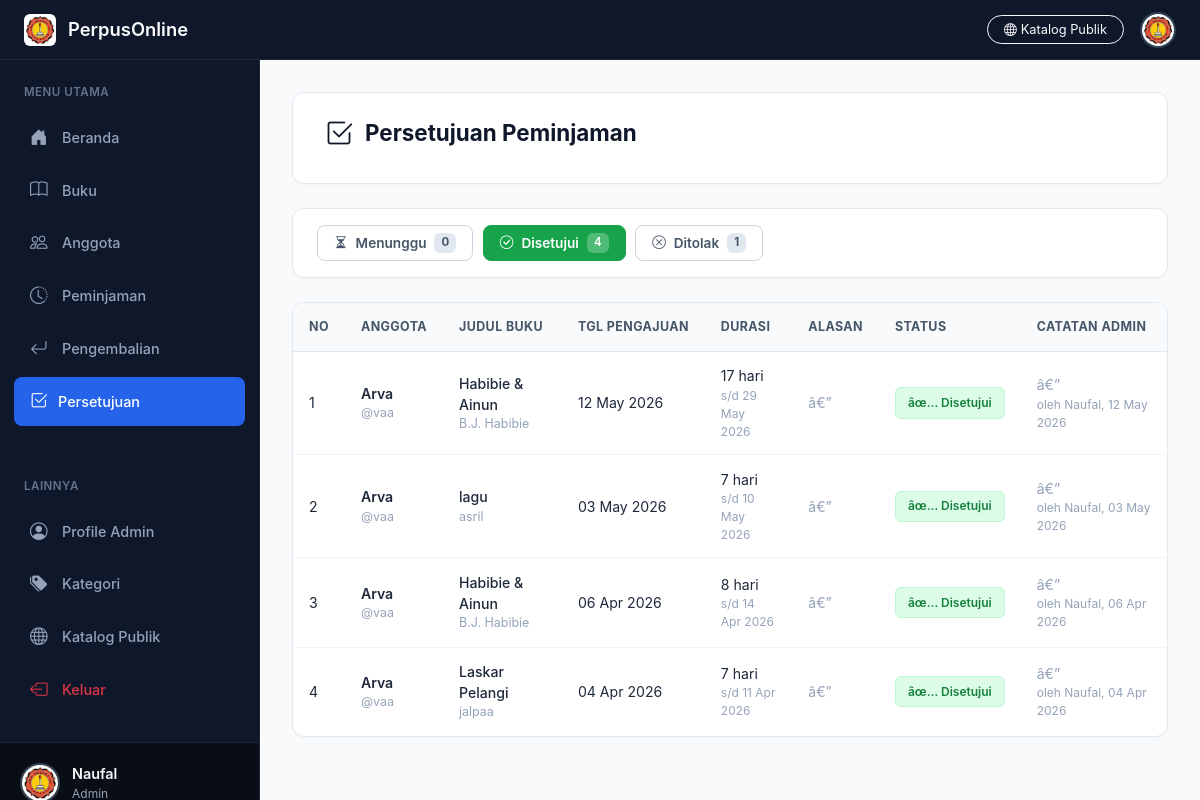
Screenshot of /persetujuan_admin.php?tab=disetujui (signed in) with the database file from the repository.
### tables this page shows
CREATE TABLE `persetujuan` (
  `id_permintaan` int NOT NULL AUTO_INCREMENT,
  `id_user` int NOT NULL,
  `id_buku` int NOT NULL,
  `tanggal_pengajuan` date NOT NULL,
  `durasi_hari` int NOT NULL DEFAULT '7',
  `alasan` text,
  `status` enum('menunggu','disetujui','ditolak') NOT NULL DEFAULT 'menunggu',
  `catatan_admin` text,
  `id_admin` int DEFAULT NULL COMMENT 'Admin yang memproses',
  `tanggal_diproses` datetime DEFAULT NULL,
  `id_peminjaman` int DEFAULT NULL COMMENT 'Diisi setelah disetujui & peminjaman dibuat',
  PRIMARY KEY (`id_permintaan`),
  KEY `id_user` (`id_user`),
  KEY `id_buku` (`id_buku`)
);

CREATE TABLE `user` (
  `id_user` int NOT NULL AUTO_INCREMENT,
  `nama` varchar(255) NOT NULL,
  `nis` varchar(20) DEFAULT NULL,
  `username` varchar(255) NOT NULL,
  `password` varchar(255) NOT NULL,
  `email` varchar(255) NOT NULL,
  `alamat` varchar(255) NOT NULL,
  `no_hp` int NOT NULL,
  `level` enum('admin','anggota') NOT NULL,
  `foto_profil` varchar(255) DEFAULT NULL,
  PRIMARY KEY (`id_user`)
);

CREATE TABLE `buku` (
  `id_buku` int NOT NULL AUTO_INCREMENT,
  `id_kategori` int NOT NULL,
  `judul_buku` varchar(200) NOT NULL,
  `penulis` varchar(255) NOT NULL,
  `tahun_terbit` varchar(255) NOT NULL,
  `deskripsi` text NOT NULL,
  `cover` varchar(255) DEFAULT NULL,
  `isbn` int NOT NULL,
  `stok` int NOT NULL DEFAULT '1',
  `stok_total` int NOT NULL DEFAULT '1',
  `stok_tersedia` int NOT NULL DEFAULT '1',
  `lokasi_rak` varchar(100) DEFAULT 'Rak A-1',
  PRIMARY KEY (`id_buku`),
  UNIQUE KEY `unique_isbn` (`isbn`),
  KEY `id_kategori` (`id_kategori`),
  CONSTRAINT `buku_ibfk_1` FOREIGN KEY (`id_kategori`) REFERENCES `kategori` (`id_kategori`)
);

### persetujuan_admin.php (the view, shortened to what this page needs)
<?php
$conn = new mysqli("localhost", "root", "", "perpustakaan");
$tab = $_GET['tab'] ?? 'menunggu';
$tab = in_array($tab, ['menunggu','disetujui','ditolak']) ? $tab : 'menunggu';
$result = $conn->query("
    SELECT p.*, u.nama AS nama_anggota, u.username,
           b.judul_buku, b.penulis, b.stok,
           a.nama AS nama_admin
    FROM persetujuan p
    JOIN user u ON p.id_user = u.id_user
    JOIN buku b ON p.id_buku = b.id_buku
    LEFT JOIN user a ON p.id_admin = a.id_user
    WHERE p.status = '$tab'
    ORDER BY p.tanggal_pengajuan DESC
");
$cnt_menunggu  = $conn->query("SELECT COUNT(*) AS c FROM persetujuan WHERE status='menunggu'")->fetch_assoc()['c'];
$cnt_disetujui = $conn->query("SELECT COUNT(*) AS c FROM persetujuan WHERE status='disetujui'")->fetch_assoc()['c'];
$cnt_ditolak   = $conn->query("SELECT COUNT(*) AS c FROM persetujuan WHERE status='ditolak'")->fetch_assoc()['c'];
?>
<!DOCTYPE html>
<html lang="id">
<head>
<link href="https://cdn.jsdelivr.net/npm/bootstrap@5.3.2/dist/css/bootstrap.min.css" rel="stylesheet">
<link rel="stylesheet" href="https://cdn.jsdelivr.net/npm/bootstrap-icons@1.11.1/font/bootstrap-icons.css">
<link rel="stylesheet" href="katalog_styles.css">
</head>
<body>
<header class="main-header">
    <a href="beranda.php" class="brand">
        <img src="logo 40.jpeg" alt="Logo">
        <span>PerpusOnline</span>
    </a>
    <div class="search-box">
        <a href="index.php" class="btn btn-outline-light btn-sm rounded-pill px-3 d-none d-sm-inline-flex" style="font-size:0.8rem;">
            <i class="bi bi-globe me-1"></i>Katalog Publik
        </a>
        <img src="logo 40.jpeg" alt="User" class="user-avatar" data-bs-toggle="dropdown">
    </div>
</header>
<div class="layout-wrapper">
<aside class="sidebar" id="sidebar">
    <div class="sidebar-section">
        <div class="sidebar-title">Menu Utama</div>
        <div class="nav-item"><a href="beranda.php" class="nav-link"><i class="bi bi-house-door-fill"></i><span>Beranda</span></a></div>
        <div class="nav-item"><a href="buku.php" class="nav-link"><i class="bi bi-book"></i><span>Buku</span></a></div>
        <div class="nav-item"><a href="anggota.php" class="nav-link"><i class="bi bi-people"></i><span>Anggota</span></a></div>
        <div class="nav-item"><a href="peminjaman.php" class="nav-link"><i class="bi bi-clock-history"></i><span>Peminjaman</span></a></div>
        <div class="nav-item"><a href="pengembalian.php" class="nav-link"><i class="bi bi-arrow-return-left"></i><span>Pengembalian</span></a></div>
        <div class="nav-item">
            <a href="persetujuan_admin.php" class="nav-link active d-flex align-items-center justify-content-between">
                <div class="d-flex align-items-center gap-2">
                    <i class="bi bi-check2-square"></i><span>Persetujuan</span>
                </div>
            </a>
        </div>
    </div>
    <div class="sidebar-section">
        <div class="sidebar-title">Lainnya</div>
        <div class="nav-item"><a href="profile_admin.php" class="nav-link"><i class="bi bi-person-circle"></i><span>Profile Admin</span></a></div>
        <div class="nav-item"><a href="tambah_kategori.php" class="nav-link"><i class="bi bi-tags-fill"></i><span>Kategori</span></a></div>
        <div class="nav-item"><a href="index.php" class="nav-link"><i class="bi bi-globe"></i><span>Katalog Publik</span></a></div>
        <div class="nav-item"><a href="logout.php" class="nav-link text-danger"><i class="bi bi-box-arrow-left"></i><span>Keluar</span></a></div>
    </div>
    <div class="sidebar-user">
        <img src="logo 40.jpeg" alt="User">
        <div class="sidebar-user-info">
            <div class="sidebar-user-name"><?= htmlspecialchars($_SESSION['nama']) ?></div>
            <div class="sidebar-user-role"><?= htmlspecialchars($_SESSION['level']) ?></div>
        </div>
    </div>
</aside>
<main class="main-content">
<div class="page-header">
    <h1 class="page-title">
        <i class="bi bi-check2-square" style="font-size:1.75rem;"></i> Persetujuan Peminjaman
    </h1>
</div>
<div class="tab-bar">
    <a href="?tab=menunggu"  class="tab-btn <?= $tab=='menunggu'  ? 'active-orange' : '' ?>">
        <i class="bi bi-hourglass-split"></i> Menunggu
        <span class="<?= $tab=='menunggu'  ? 'cnt' : 'cnt-default' ?>"><?= $cnt_menunggu ?></span>
    </a>
    <a href="?tab=disetujui" class="tab-btn <?= $tab=='disetujui' ? 'active-green'  : '' ?>">
        <i class="bi bi-check-circle"></i> Disetujui
        <span class="<?= $tab=='disetujui' ? 'cnt' : 'cnt-default' ?>"><?= $cnt_disetujui ?></span>
    </a>
    <a href="?tab=ditolak"   class="tab-btn <?= $tab=='ditolak'   ? 'active-red'    : '' ?>">
        <i class="bi bi-x-circle"></i> Ditolak
        <span class="<?= $tab=='ditolak'   ? 'cnt' : 'cnt-default' ?>"><?= $cnt_ditolak ?></span>
    </a>
</div>
<div class="table-card">
    <div class="table-responsive">
        <table>
            <thead>
                <tr>
                    <th>No</th>
                    <th>Anggota</th>
                    <th>Judul Buku</th>
                    <th>Tgl Pengajuan</th>
                    <th>Durasi</th>
                    <th>Alasan</th>
                    <th>Status</th>
                    <th><?= $tab == 'menunggu' ? 'Aksi' : 'Catatan Admin' ?></th>
                </tr>
            </thead>
            <tbody>
            <?php if ($result && $result->num_rows > 0):
                $no = 1;
                while ($row = $result->fetch_assoc()):
                    $tgl_kembali = date('d M Y', strtotime($row['tanggal_pengajuan'] . ' +' . $row['durasi_hari'] . ' days'));
            ?>
                <tr>
                    <td><?= $no++ ?></td>
                    <td>
                        <div style="font-weight:600;"><?= htmlspecialchars($row['nama_anggota']) ?></div>
                        <div style="font-size:0.78rem;color:#94a3b8;">@<?= htmlspecialchars($row['username']) ?></div>
                    </td>
                    <td>
                        <div style="font-weight:500;"><?= htmlspecialchars($row['judul_buku']) ?></div>
                        <div style="font-size:0.78rem;color:#94a3b8;"><?= htmlspecialchars($row['penulis']) ?></div>
                    </td>
                    <td><?= date('d M Y', strtotime($row['tanggal_pengajuan'])) ?></td>
                    <td>
                        <?= $row['durasi_hari'] ?> hari
                        <div style="font-size:0.75rem;color:#94a3b8;">s/d <?= $tgl_kembali ?></div>
                    </td>
                    <td><?= $row['alasan'] ? htmlspecialchars($row['alasan']) : '<span style="color:#94a3b8;">â€”</span>' ?></td>
                    <td>
                        <?php if ($row['status'] == 'menunggu'): ?>
                            <span class="badge-status badge-menunggu">â³ Menunggu</span>
                        <?php elseif ($row['status'] == 'disetujui'): ?>
                            <span class="badge-status badge-disetujui">âœ… Disetujui</span>
                        <?php else: ?>
                            <span class="badge-status badge-ditolak">âŒ Ditolak</span>
                        <?php endif; ?>
                    </td>
                    <td>
                    <?php if ($tab == 'menunggu'): ?>
                        <div style="display:flex;gap:0.4rem;">
                            <button class="btn-action btn-setujui"
                                onclick="bukaSetujui(<?= $row['id_permintaan'] ?>, '<?= addslashes(htmlspecialchars($row['nama_anggota'])) ?>', '<?= addslashes(htmlspecialchars($row['judul_buku'])) ?>')">
                                <i class="bi bi-check-lg"></i> Setujui
                            </button>
                            <button class="btn-action btn-tolak"
                                onclick="bukaTolak(<?= $row['id_permintaan'] ?>, '<?= addslashes(htmlspecialchars($row['nama_anggota'])) ?>', '<?= addslashes(htmlspecialchars($row['judul_buku'])) ?>')">
                                <i class="bi bi-x-lg"></i> Tolak
                            </button>
                        </div>
                    <?php else: ?>
                        <?= $row['catatan_admin'] ? htmlspecialchars($row['catatan_admin']) : '<span style="color:#94a3b8;">â€”</span>' ?>
                        <?php if ($row['tanggal_diproses']): ?>
                            <div style="font-size:0.75rem;color:#94a3b8;">
                                oleh <?= htmlspecialchars($row['nama_admin'] ?? 'Admin') ?>,
                                <?= date('d M Y', strtotime($row['tanggal_diproses'])) ?>
                            </div>
                        <?php endif; ?>
                    <?php endif; ?>
                    </td>
                </tr>
            <?php endwhile; endif; ?>
            </tbody>
        </table>
    </div>
</div>
</main>
</div>
</body>
</html>

### katalog_styles.css (style rules this page uses)
:root { --primary: #1d4ed8; --primary-hover: #1e40af; --primary-light: #eff6ff; --success: #15803d; --success-light: #dcfce7; --warning: #b45309; --warning-light: #fef3c7; --danger: #b91c1c; --danger-light: #fee2e2; --slate-900: #0f172a; --slate-800: #1e293b; --slate-700: #334155; --slate-600: #475569; --slate-100: #f1f5f9; --slate-50: #f8fafc; }

### rows the page displays
persetujuan: id_user.nama "Arva", id_user.username "vaa", id_buku.judul_buku "Habibie & Ainun", id_buku.penulis "B.J. Habibie", tanggal_pengajuan "12 May 2026", durasi_hari "17", tgl_kembali "29 May 2026", alasan "â€”", status "âœ… Disetujui", catatan_admin "â€”", user.nama "Naufal", tanggal_diproses "12 May 2026"
persetujuan: id_user.nama "Arva", id_user.username "vaa", id_buku.judul_buku "lagu", id_buku.penulis "asril", tanggal_pengajuan "03 May 2026", durasi_hari "7", tgl_kembali "10 May 2026", alasan "â€”", status "âœ… Disetujui", catatan_admin "â€”", user.nama "Naufal", tanggal_diproses "03 May 2026"
persetujuan: id_user.nama "Arva", id_user.username "vaa", id_buku.judul_buku "Habibie & Ainun", id_buku.penulis "B.J. Habibie", tanggal_pengajuan "06 Apr 2026", durasi_hari "8", tgl_kembali "14 Apr 2026", alasan "â€”", status "âœ… Disetujui", catatan_admin "â€”", user.nama "Naufal", tanggal_diproses "06 Apr 2026"
persetujuan: id_user.nama "Arva", id_user.username "vaa", id_buku.judul_buku "Laskar Pelangi", id_buku.penulis "jalpaa", tanggal_pengajuan "04 Apr 2026", durasi_hari "7", tgl_kembali "11 Apr 2026", alasan "â€”", status "âœ… Disetujui", catatan_admin "â€”", user.nama "Naufal", tanggal_diproses "04 Apr 2026"

### other values shown
$_SESSION['nama'] "Naufal"
$_SESSION['level'] "Admin"
$cnt_menunggu "0"
$cnt_disetujui "4"
$cnt_ditolak "1"
